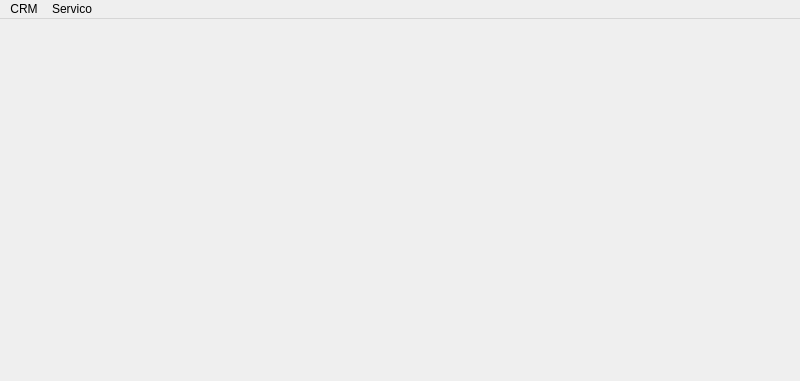
<?xml version="1.0" encoding="UTF-8"?>
<ui version="4.0">
 <class>MainWindow</class>
 <widget class="QMainWindow" name="MainWindow">
  <property name="windowModality">
   <enum>Qt::NonModal</enum>
  </property>
  <property name="geometry">
   <rect>
    <x>0</x>
    <y>0</y>
    <width>800</width>
    <height>381</height>
   </rect>
  </property>
  <property name="windowTitle">
   <string>ABN</string>
  </property>
  <widget class="QWidget" name="centralwidget"/>
  <widget class="QMenuBar" name="menuBar">
   <property name="geometry">
    <rect>
     <x>0</x>
     <y>0</y>
     <width>800</width>
     <height>21</height>
    </rect>
   </property>
   <widget class="QMenu" name="menuCRM">
    <property name="title">
     <string>CRM</string>
    </property>
    <widget class="QMenu" name="menuFuncion_rios">
     <property name="title">
      <string>Funcionários</string>
     </property>
     <addaction name="actionUniforme"/>
     <addaction name="actionFerramentas"/>
    </widget>
    <addaction name="actionCadastro"/>
    <addaction name="actionRelatorio"/>
    <addaction name="menuFuncion_rios"/>
   </widget>
   <widget class="QMenu" name="menuServico">
    <property name="title">
     <string>Servico</string>
    </property>
    <widget class="QMenu" name="menuAlmoxarifado">
     <property name="title">
      <string>Gerenciamento de estoque</string>
     </property>
     <widget class="QMenu" name="menuSaida">
      <property name="title">
       <string>Saída</string>
      </property>
      <addaction name="actionRelatorioSaida"/>
      <addaction name="action_saidadeitensparapedido"/>
     </widget>
     <widget class="QMenu" name="menuEntrada">
      <property name="title">
       <string>Entrada</string>
      </property>
      <addaction name="actionCompras"/>
      <addaction name="actionRetorno_romaneio"/>
     </widget>
     <addaction name="menuEntrada"/>
     <addaction name="menuSaida"/>
     <addaction name="actionReserva"/>
     <addaction name="actionCadastroitens"/>
     <addaction name="actionBalanco"/>
    </widget>
    <widget class="QMenu" name="menuRomaneio">
     <property name="title">
      <string>Romaneio</string>
     </property>
     <addaction name="actionSaidaRomaneio"/>
     <addaction name="actionRetornoRomaneio"/>
    </widget>
    <addaction name="menuAlmoxarifado"/>
    <addaction name="menuRomaneio"/>
   </widget>
   <addaction name="menuCRM"/>
   <addaction name="menuServico"/>
  </widget>
  <action name="actionCadastro">
   <property name="text">
    <string>Cadastro</string>
   </property>
  </action>
  <action name="actionRelatorio">
   <property name="text">
    <string>Relatório</string>
   </property>
  </action>
  <action name="actionSa_da_2">
   <property name="text">
    <string>Saída</string>
   </property>
  </action>
  <action name="actionRetorno">
   <property name="text">
    <string>Retorno</string>
   </property>
  </action>
  <action name="actionBalanco">
   <property name="text">
    <string>Balanço</string>
   </property>
  </action>
  <action name="actionCadastroitens">
   <property name="text">
    <string>Cadastro de itens</string>
   </property>
  </action>
  <action name="actionEmprest_mo">
   <property name="text">
    <string>Emprestímo</string>
   </property>
  </action>
  <action name="actionReserva_de_itens">
   <property name="text">
    <string>Reserva de itens</string>
   </property>
  </action>
  <action name="actionReserva">
   <property name="text">
    <string>Reserva</string>
   </property>
  </action>
  <action name="actionConfigura_es_de_entidades">
   <property name="text">
    <string>Configurações de entidades</string>
   </property>
  </action>
  <action name="actionProdu_o">
   <property name="text">
    <string>Interno</string>
   </property>
  </action>
  <action name="actionRomaneio">
   <property name="text">
    <string>Externo</string>
   </property>
  </action>
  <action name="actionEmpr_stimo">
   <property name="text">
    <string>Emprestimo</string>
   </property>
  </action>
  <action name="actionCompras">
   <property name="text">
    <string>Compras</string>
   </property>
  </action>
  <action name="actionRetorno_romaneio">
   <property name="text">
    <string>Retorno romaneio</string>
   </property>
  </action>
  <action name="actionSaidaRomaneio">
   <property name="text">
    <string>Saída</string>
   </property>
  </action>
  <action name="actionRetornoRomaneio">
   <property name="text">
    <string>Retorno</string>
   </property>
  </action>
  <action name="actionRelatorioSaida">
   <property name="text">
    <string>Relatório</string>
   </property>
  </action>
  <action name="action_saidadeitensparapedido">
   <property name="text">
    <string>Retirada de itens para pedido</string>
   </property>
  </action>
  <action name="actionUniforme">
   <property name="text">
    <string>Uniforme</string>
   </property>
  </action>
  <action name="actionFerramentas">
   <property name="text">
    <string>Ferramentas</string>
   </property>
  </action>
 </widget>
 <resources/>
 <connections/>
 <slots>
  <signal>signalopensaida()</signal>
  <slot>opensaida()</slot>
 </slots>
</ui>
